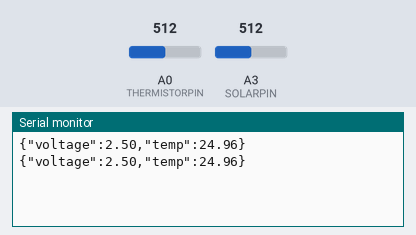
Simulated run of this sketch. Board: Arduino Uno, built with avr-gcc and run on an emulated ATmega328P. On the bench: the last lines printed to the serial monitor. Inputs (shaded band) come from the test bench; at power-on: A0 (THERMISTORPIN) = 512, A3 (SOLARPIN) = 512.

Above: at 1.2 s.
1.3 s: A0 (THERMISTORPIN) set to 716
At 2.6 s:
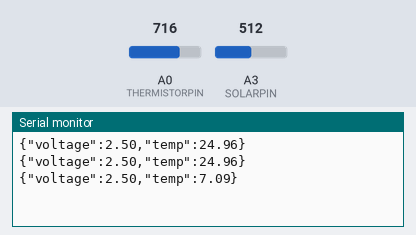
2.8 s: A3 (SOLARPIN) set to 716
At 4.0 s:
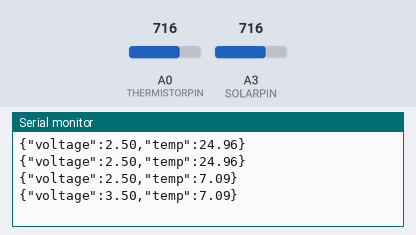
4.3 s: A0 (THERMISTORPIN) set to 900
At 4.9 s:
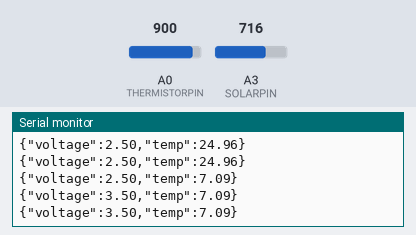
5.8 s: A3 (SOLARPIN) set to 900
At 7.2 s:
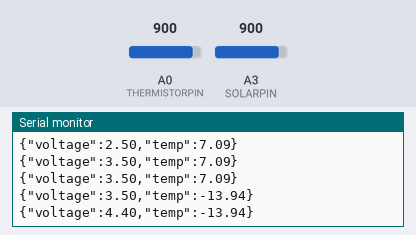
Timing chart, 0 to 8.3 s (numbered marks = the images above; inputs shaded):
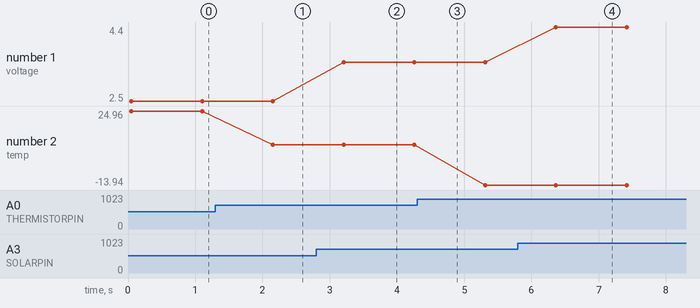

Measured:
- after the input at 1.3 s, the serial monitor: prints a new line after 0.86 s (image 1)
- after the input at 2.8 s, the serial monitor: prints a new line after 0.41 s (image 2)
- after the input at 5.8 s, the serial monitor: prints a new line after 0.56 s (image 4)
- plotted number 1: 2.5 → 3.5 after the input at 2.8 s, 3.5 → 4.4 after the input at 5.8 s
- plotted number 2: 24.96 → 7.09 after the input at 1.3 s, 7.09 → -13.94 after the input at 4.3 s

The sketch:

dashboard_sensors.ino
```cpp
// which analog pins to connect
#define THERMISTORPIN A0
#define SOLARPIN A3

// resistance at 25 degrees C
#define THERMISTORNOMINAL 10000

// temp. for nominal resistance (almost always 25 C)
#define TEMPERATURENOMINAL 25

// how many samples to take and average, more takes longer
// but is more 'smooth'
#define NUMSAMPLES 5

// The beta coefficient of the thermistor (usually 3000-4000)
#define BCOEFFICIENT 3950

// the value of the 'other' resistor
#define SERIESRESISTOR 10000

void setup() {
  Serial.begin(9600);
  pinMode(THERMISTORPIN, INPUT);
  pinMode(SOLARPIN, INPUT);
  analogReference(EXTERNAL);
}

float readSolarPanel() {
  // Conversion factor for ADC to Volt
  double const ADC_TO_VOLT = 1023.0 / 5.0;

  // Read value from the A3 pin and print it out
  int x = analogRead(SOLARPIN);

  // Convert ADC value to voltage and print it out
  float voltage = x / ADC_TO_VOLT;
  return voltage;
}

/**
 * Samples resistance from the Thermistor.
 */
float sampleAverage() {
  const int NUM_SAMPLES = 5;
  float sum = 0;
  // take N samples in a row, with a slight delay
  for (int i = 0; i < NUM_SAMPLES; i++) {
    sum += analogRead(THERMISTORPIN);
    delay(10);
  }
  return sum / NUM_SAMPLES;
}

/**
 * Converts resistance to temperature in Celcius.
 */
float resToTemp(float res) {
  float steinhart;
  steinhart = res / THERMISTORNOMINAL;              // (R/Ro)
  steinhart = log(steinhart);                       // ln(R/Ro)
  steinhart /= BCOEFFICIENT;                        // 1/B * ln(R/Ro)
  steinhart += 1.0 / (TEMPERATURENOMINAL + 273.15); // + (1/To)
  steinhart = 1.0 / steinhart;                      // Invert
  steinhart -= 273.15;                              // convert to C
  return steinhart;
}

float readThermistor() {
  float average = sampleAverage();

  // convert the value to resistance
  average = 1023 / average - 1;
  average = SERIESRESISTOR / average;

  float temp = resToTemp(average);
  return temp;
}

void sendData(float volt, float temp) {
  Serial.print("{");
  Serial.print("\"voltage\":");
  Serial.print(volt);
  Serial.print(",");
  Serial.print("\"temp\":");
  Serial.print(temp);
  Serial.println("}");
}

void loop() {
  float volt = readSolarPanel();
  float temp = readThermistor();
  sendData(volt,temp);
  delay(1000);
}
```
